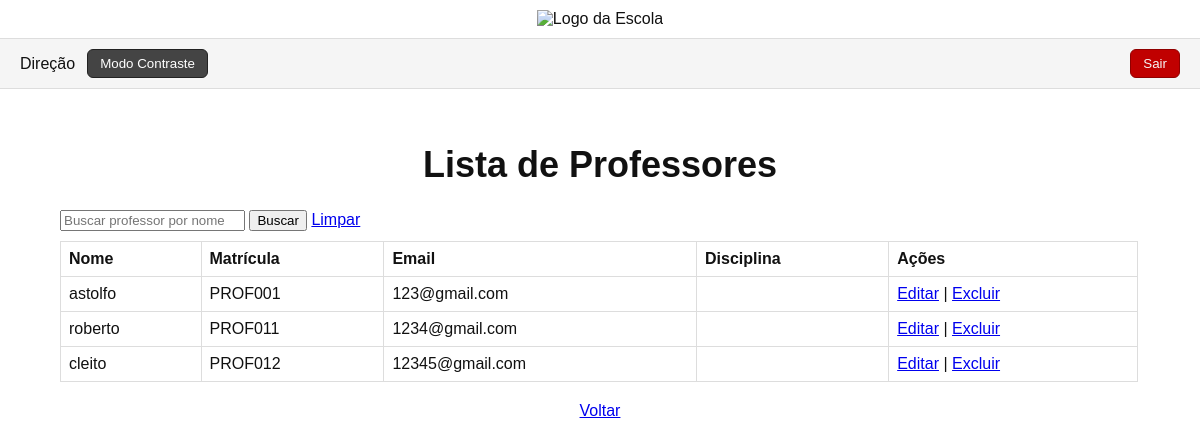
/usuarios/secretaria/professores/ (signed in), run on the app's committed database.
### usuarios/models.py (models this page shows, shortened)
class Professor(models.Model):
    user = models.OneToOneField(User, on_delete=models.CASCADE, null=True, blank=True)
    nome = models.CharField(max_length=100)
    matricula = models.CharField(max_length=10, unique=True, blank=True)
    email = models.EmailField()
    turmas = models.ManyToManyField('Turma', related_name='professores', blank=True)

### usuarios/decorators.py (the view, shortened to what this page needs)
        def wrapper(request, *args, **kwargs):
            if not request.user.is_authenticated:
                return redirect("login")
            grupos_user = set(request.user.groups.values_list("name", flat=True))
            if "Direcao" in grupos_user:
                return view_func(request, *args, **kwargs)

### usuarios/context_processors.py (called while the page is built)
def grupos_do_usuario(request):
    if request.user.is_authenticated:
        grupos = request.user.groups.values_list('name', flat=True)
    else:
        grupos = []
    return {
        'is_secretaria': 'Secretaria' in grupos,
        'is_professor': 'Professor' in grupos,
        'is_aluno': 'Aluno' in grupos,
        'is_coordenacao': 'Coordenacao' in grupos,
        'is_direcao': 'Direcao' in grupos,
    }

### usuarios/views.py (called while the page is built)
@login_required(login_url='login')
@grupo_requerido("Secretaria", "Direcao", "Coordenacao")
def listar_professores(request):
    termo = request.GET.get("q", "")
    professores = Professor.objects.filter(nome__icontains=termo) if termo else Professor.objects.all()
    return render(request, "listar_professor.html", {
        'professores': professores,
        'termo': termo
    })

### usuarios/templates/Listar_professor.html
{% extends 'base.html' %}
{% block content %}
<h1 style="text-align:center; font-size:36px; margin-top:20px;">Lista de Professores</h1>
<form method="get" style="margin-left:10px; margin-bottom:10px;">
    <input type="text" name="q" placeholder="Buscar professor por nome" value="{{ termo|default:'' }}">
    <button type="submit">Buscar</button>
    <a href="{% url 'usuarios:listar_professores' %}">Limpar</a>
</form>
<table border="1" style="margin-left:10px; width: 98%;">
    <tr style="text-align: center;">
        <th>Nome</th>
        <th>Matrícula</th>
        <th>Email</th>
        <th>Disciplina</th>
        <th>Ações</th>
    </tr>
    {% for professor in professores %}
    <tr style="text-align: center;">
        <td>{{ professor.nome }}</td>
        <td>{{ professor.matricula }}</td>
        <td>{{ professor.email }}</td>
        <td>{{ professor.disciplina }}</td>
        <td>
            <a href="{% url 'usuarios:editar_professor' professor.id %}">Editar</a> |
            <a href="{% url 'usuarios:deletar_professor' professor.id %}"
               onclick="return confirm('Tem certeza que deseja excluir este professor?')">
               Excluir
            </a>
        </td>
    </tr>
    {% empty %}
    <tr><td colspan="5" style="text-align:center;">Nenhum professor cadastrado.</td></tr>
    {% endfor %}
</table>
<p style="text-align:center; margin-top:20px;">
    <a href="{{ request.META.HTTP_REFERER|default:'/' }}">Voltar</a>
</p>
{% endblock %}

### usuarios/templates/base.html (shortened to what this page needs)
{% load static %}
<!DOCTYPE html>
<html lang="pt-br">
<head>
</head>
<body>
{% if user.is_authenticated %}
    <div class="logo-topo">
        <img src="{% static 'admin/img/escola.png' %}" alt="Logo da Escola">
    </div>
    <nav>
        <ul>
            {% with user.groups.all as grupos %}
                {% for g in grupos %}
                    {% if g.name == "Secretaria" %}
                        <li><a href="{% url 'usuarios:secretaria' %}">Secretaria</a></li>
                    {% elif g.name == "Professor" %}
                        <li><a href="{% url 'usuarios:professor' %}">Professor</a></li>
                    {% elif g.name == "Aluno" %}
                        <li><a href="{% url 'usuarios:aluno' %}">Aluno</a></li>
                    {% elif g.name == "Coordenacao" %}
                        <li><a href="{% url 'usuarios:coordenacao' %}">Coordenação</a></li>
                    {% elif g.name == "Direcao" %}
                        <li><a href="{% url 'usuarios:direcao' %}">Direção</a></li>
                    {% endif %}
                {% endfor %}
            {% endwith %}
            <li>
                <button class="btn btn-toggle" onclick="toggleDarkMode()">
                    Modo Contraste
                </button>
            </li>
            <li style="margin-left:auto;">
                <form action="{% url 'logout' %}" method="post" style="display:inline;">
                    <button class="btn btn-danger" type="submit">
                        Sair
                    </button>
                </form>
            </li>
        </ul>
    </nav>
{% endif %}
<div class="container">
    {% block content %}{% endblock %}
</div>
</body>
</html>

### usuarios/templates/base.html (style rules this page uses)
body { font-family: Arial, Helvetica, sans-serif; margin: 0; background: #fff; color: #111; transition: background 0.3s, color 0.3s; }
.logo-topo { display:flex; justify-content:center; align-items:center; padding:10px; border-bottom:1px solid #ddd; }
.logo-topo img { max-height:60px; }
nav { background:#f5f5f5; border-bottom:1px solid #ddd; padding:10px 20px; }
nav ul { margin:0; padding:0; list-style:none; display:flex; gap:12px; align-items:center; }
nav a { text-decoration:none; color:#111; }
.container { max-width:1100px; margin:20px auto; padding:15px; }
.btn { display:inline-block; padding:6px 12px; border-radius:6px; border:1px solid #666; background:#eee; text-decoration:none; color:#000; cursor:pointer; }
.btn-danger { background:#c00000; border:1px solid #900000; color:whitesmoke; }
.btn-toggle { background:#444; color:white; border:1px solid #222; }
table { width:100%; border-collapse:collapse; }
th,td { border:1px solid #ddd; padding:8px; text-align:left; }

### data on the page
Professor: nome "astolfo", matricula "PROF001", email "123@gmail.com"
Professor: nome "roberto", matricula "PROF011", email "1234@gmail.com"
Professor: nome "cleito", matricula "PROF012", email "12345@gmail.com"
